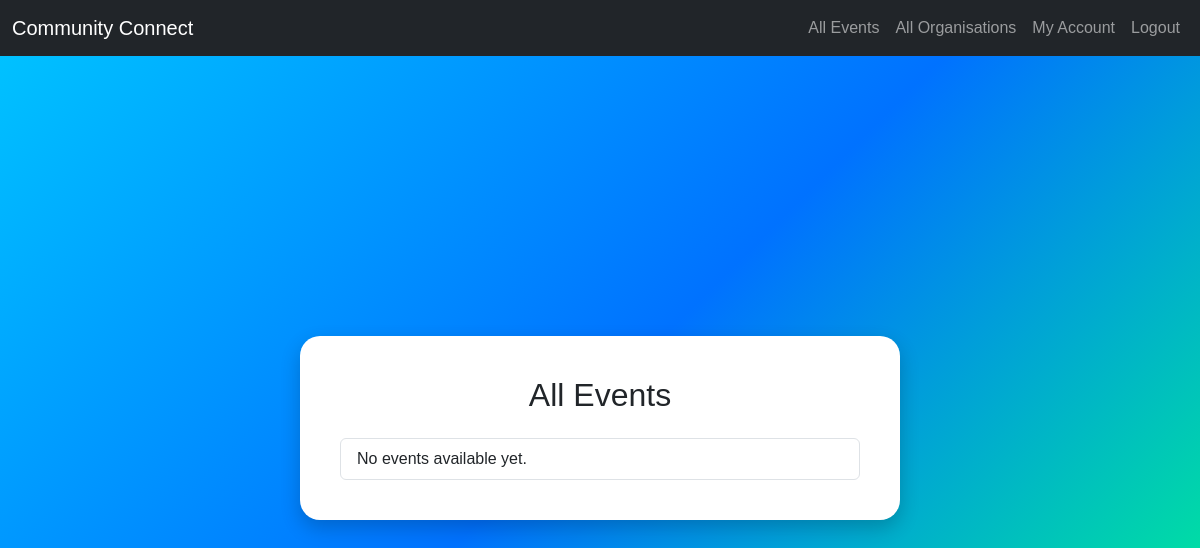
The app's page /events (signed in), older data.
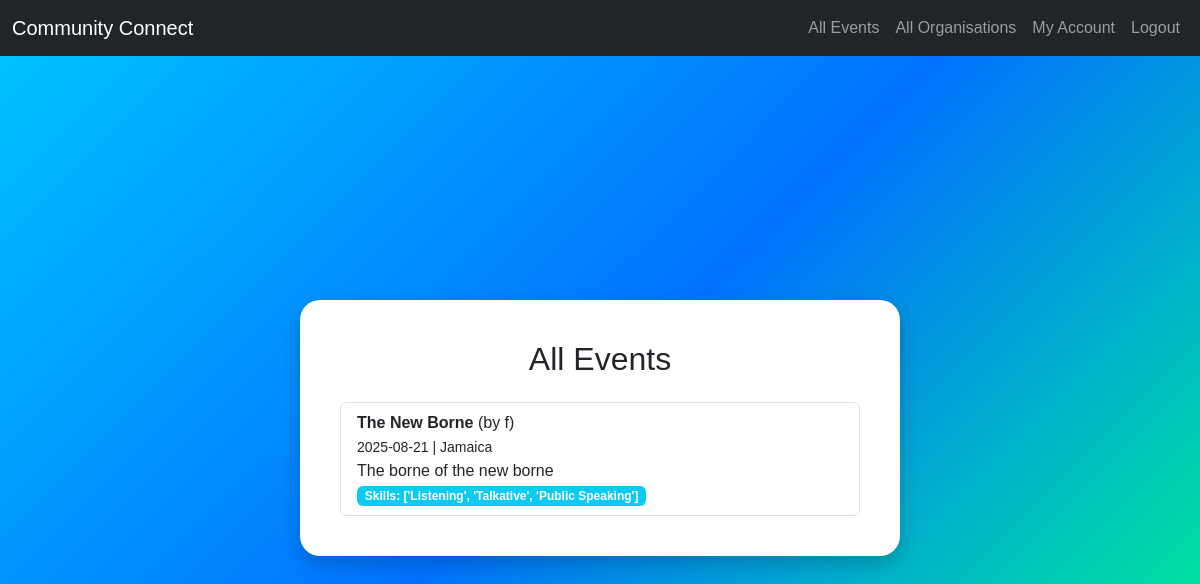
The same page, newer data.
### tables this page shows
CREATE TABLE event (
            event_id INTEGER PRIMARY KEY AUTOINCREMENT,
            organisation_id INTEGER NOT NULL,
            title TEXT NOT NULL,
            description TEXT,
            event_date TIMESTAMP NOT NULL,
            location TEXT,
            max_volunteers INTEGER,
            FOREIGN KEY (organisation_id) REFERENCES organisation(organisation_id) ON DELETE CASCADE
        );

CREATE TABLE organisation (
            organisation_id INTEGER PRIMARY KEY AUTOINCREMENT,
            user_id INTEGER NOT NULL,
            name TEXT NOT NULL,
            description TEXT,
            address TEXT,
            website_url TEXT,
            FOREIGN KEY (user_id) REFERENCES user(user_id) ON DELETE CASCADE
        );

### app.py (the view)
@app.route("/events")
def events():
    if 'user_id' not in session:
        flash("You must be logged in to view events.", "warning")
        return redirect(url_for('login')) # Redirect the user to the login page
    conn = get_db()
    cursor = conn.cursor()
    cursor.execute('''SELECT e.*, o.name, o.user_id FROM event e JOIN organisation o ON e.organisation_id = o.organisation_id''')
    events = cursor.fetchall() # Get all the rows
    event_data = []
    for e in events:
        cursor.execute('''SELECT s.name FROM event_skill es JOIN skill s ON es.skill_id = s.skill_id WHERE es.event_id = ?''', (e['event_id'],))
        skills = [row['name'] for row in cursor.fetchall()] # Extracts skill name from every row
        event_data.append({**dict(e), "skills": skills}) # Append to the event_data list, as dictionaries as sub-arrays
    conn.close()
    return render_template("events.html", events=event_data, role=session.get('role')) # Render the actual events website

### models.py (called while the page is built)
def get_db():
    conn = sqlite3.connect(db_path) # Create connection between database and flask
    conn.row_factory = sqlite3.Row # Allows fetching rows as dictionaries
    return conn

### templates/events.html (shortened to what this page needs)
{% extends "layout.html" %}
{% block content %}
<div class="bubble-container">
  <div class="bubble">
    <h2 class="text-center mb-4">All Events</h2>
    <ul class="list-group">
      {% for e in events %}
        <li class="list-group-item">
          <strong>{{ e.title }}</strong> (by {{ e.name }})<br>
          <small>{{ e.event_date }} | {{ e.location }}</small><br>
          <span>{{ e.description }}</span><br>
          {% if e.skills %}
            <span class="badge bg-info">Skills: {{ e.skills }}</span>
            {% endif %}
        </li>
      {% else %}
        <li class="list-group-item">No events available yet.</li>
      {% endfor %}
    </ul>
  </div>
</div>
{% endblock %}

### templates/layout.html (shortened to what this page needs)
<!DOCTYPE html>
<html lang="en">
<head>
    <link rel="stylesheet" href="https://cdn.jsdelivr.net/npm/bootstrap@5.3.0/dist/css/bootstrap.min.css">
</head>
<body>
    <nav class="navbar navbar-expand-lg navbar-dark bg-dark">
    <div class="container-fluid">
        <a class="navbar-brand" href="{{ url_for('index') }}">Community Connect</a>
        <div class="collapse navbar-collapse">
        <ul class="navbar-nav ms-auto">
            {% if not session.get('user_id') %}
            <li class="nav-item"><a class="nav-link" href="{{ url_for('register') }}">Sign Up</a></li>
            <li class="nav-item"><a class="nav-link" href="{{ url_for('login') }}">Login</a></li>
            {% else %}
            <li class="nav-item"><a class="nav-link" href="{{ url_for('events') }}">All Events</a></li>
            {% if session.get('role') == 'organisation' %}
                <li class="nav-item"><a class="nav-link" href="{{ url_for('all_volunteers') }}">All Volunteers</a></li>
            {% elif session.get('role') == 'volunteer' %}
                <li class="nav-item"><a class="nav-link" href="{{ url_for('all_organisations') }}">All Organisations</a></li>
            {% endif %}
            <li class="nav-item"><a class="nav-link" href="{{ url_for('my_account') }}">My Account</a></li>
            <li class="nav-item"><a class="nav-link" href="{{ url_for('logout') }}">Logout</a></li>
            {% endif %}
        </ul>
        </div>
    </div>
    </nav>
    {% block content %}{% endblock %}
</body>
</html>

### templates/layout.html (style rules this page uses)
body { background: linear-gradient(135deg, #00c6ff, #0072ff, #00ff88); min-height: 100vh; margin: 0; font-family: Arial, sans-serif; }
.bubble-container { min-height: calc(100vh - 56px); display: flex; justify-content: center; align-items: center; padding: 20px; }
.bubble { background: white; border-radius: 20px; padding: 40px; box-shadow: 0px 8px 20px rgba(0, 0, 0, 0.2); max-width: 600px; width: 100%; }

Row changes from the older to the newer data that the page shows:
added event: title "The New Borne", name "f", event_date "2025-08-21", location "Jamaica", description "The borne of the new borne", skills "['Listening', 'Talkative', 'Public Speaking']"
Text that changed along with them:
text no longer shown: "No events available yet."
